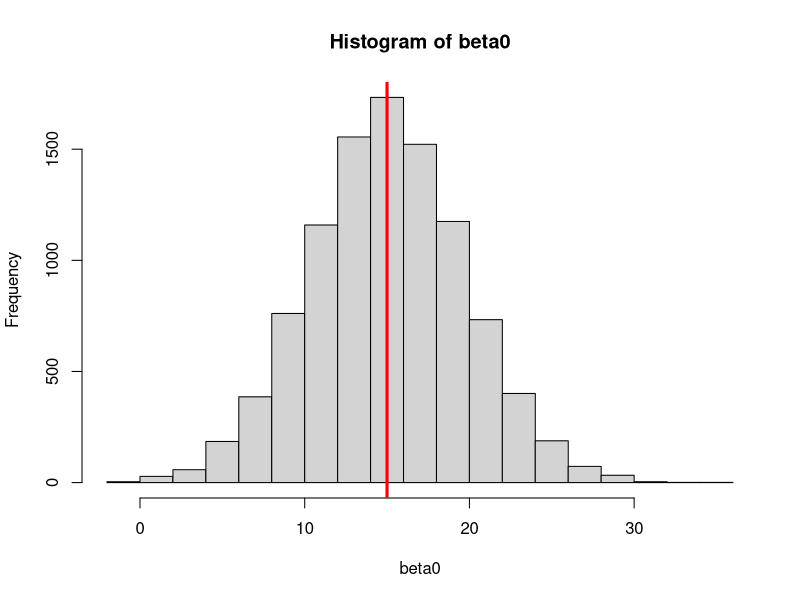
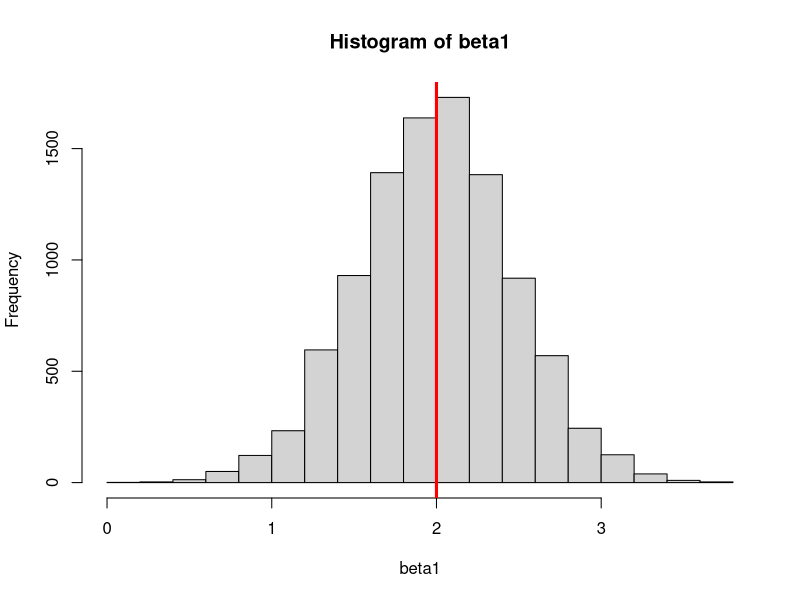

Write the R code that produced these figures, in order.
## ---- chunk 1
knitr::opts_chunk$set(echo = TRUE)
## ---- chunk 2
library(tidyverse)
## ---- chunk 3
beta0 <- NULL
beta1 <- NULL

for(i in 1:10000){
  x_vals <- rnorm(75, mean=10, sd=1)
  y_vals <- rnorm(75, mean=(15+2*x_vals), 4)
  
  data_frame <- data.frame(x_vals, y_vals)
  
  model <- lm(y_vals ~ x_vals, data = data_frame)
  bt0 <- model[["coefficients"]][["(Intercept)"]]
  bt1 <- model[["coefficients"]][["x_vals"]]
  
  beta0 <- c(beta0, bt0)
  beta1 <- c(beta1, bt1)
}


## ---- chunk 4
  beta0_mean <- mean(beta0)
  beta1_mean <- mean(beta1)
## ---- chunk 5
  beta0_mean
## ---- chunk 6
  beta1_mean
## ---- chunk 7
 hist(beta0)
abline(v=15, col='red', lwd=3,)
## ---- chunk 8
hist(beta1)
abline(v=2, col='red', lwd=3,)
